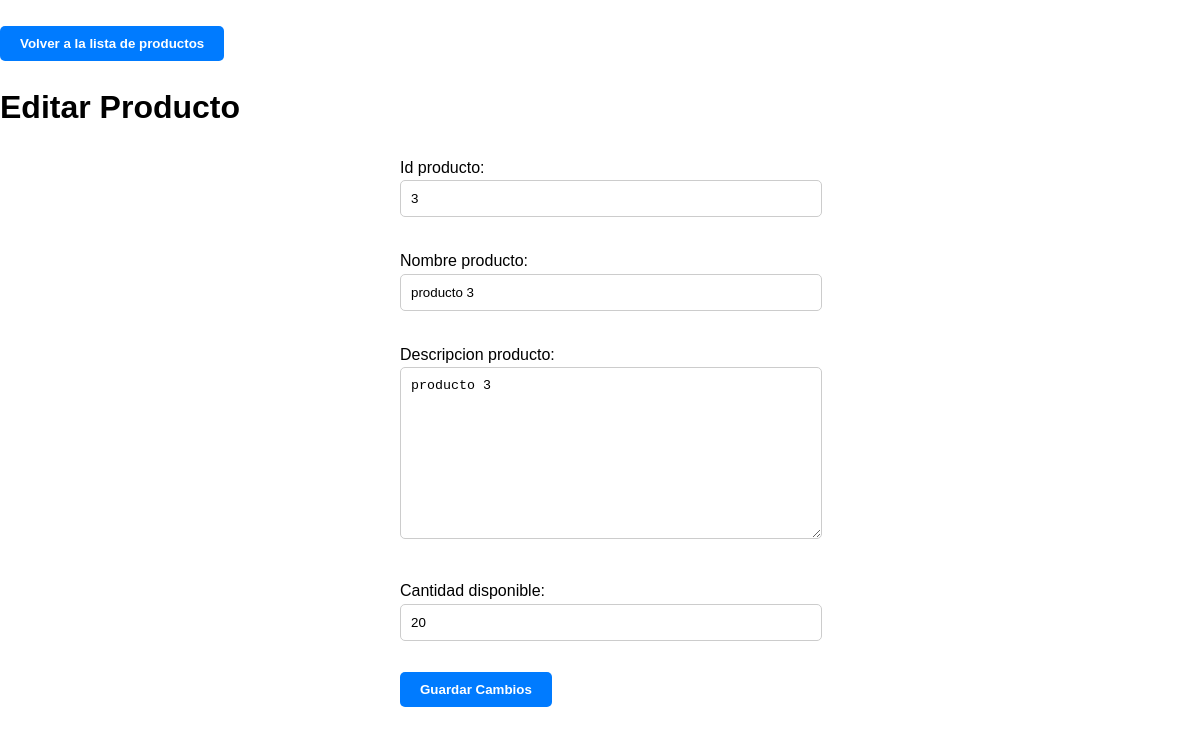
/editar_producto/3/, run on the app's committed database.
### StoreApp/models.py (models this page shows, shortened)
class Productos(models.Model):
    id_producto = models.BigIntegerField(primary_key=True) #Este será la llave primaria
    nombre_producto = models.CharField(max_length=50) # Se le incluyó un máximo de letras, para que no ingresen nombres muy largos
    descripcion_producto = models.TextField()
    cantidad_disponible = models.IntegerField()

### StoreApp/views.py (the view)
# urls.py: path('editar_producto/<int:id_producto>/', editar_producto),
def editar_producto(request, id_producto):
    producto = get_object_or_404(Productos, id_producto=id_producto)
    if request.method == 'POST':
        form = ProductoForm(request.POST, instance=producto)
        if form.is_valid():
            form.save()
            return redirect('/productos/')
    else:
        form = ProductoForm(instance=producto)
    return render(request, 'editar_producto.html', {'form': form})

### StoreApp/forms.py
class ProductoForm(forms.ModelForm):
    class Meta:
        model = Productos
        fields = '__all__'

### StoreApp/templates/editar_producto.html (shortened to what this page needs)
{% load static %}
<!DOCTYPE html>
<html>
<head>
    <link rel="stylesheet" href="{% static 'css/global.css' %}">
</head>
<body>
    <br>
    <a href="/productos/" > <button>Volver a la lista de productos</button> </a>
    <h1>Editar Producto</h1>
    <form method="post">
        {{ form.as_p }}
        <button type="submit">Guardar Cambios</button>
    </form>
</body>
</html>

### StoreApp/static/css/global.css (style rules this page uses)
body { font-family: Arial, sans-serif; line-height: 1.6; margin: 0; padding: 0; }
h1, h2, h3 { font-weight: bold; }
button { cursor: pointer; background-color: #007bff; color: #fff; border: none; padding: 10px 20px; border-radius: 5px; font-weight: bold; transition: background-color 0.3s ease; }
form { max-width: 400px; margin: 0 auto; }
input, textarea, select { width: 100%; padding: 10px; margin-bottom: 15px; border: 1px solid #ccc; border-radius: 5px; }

### data on the page
Productos: id_producto "3", nombre_producto "producto 3", descripcion_producto "producto 3", cantidad_disponible "20"
